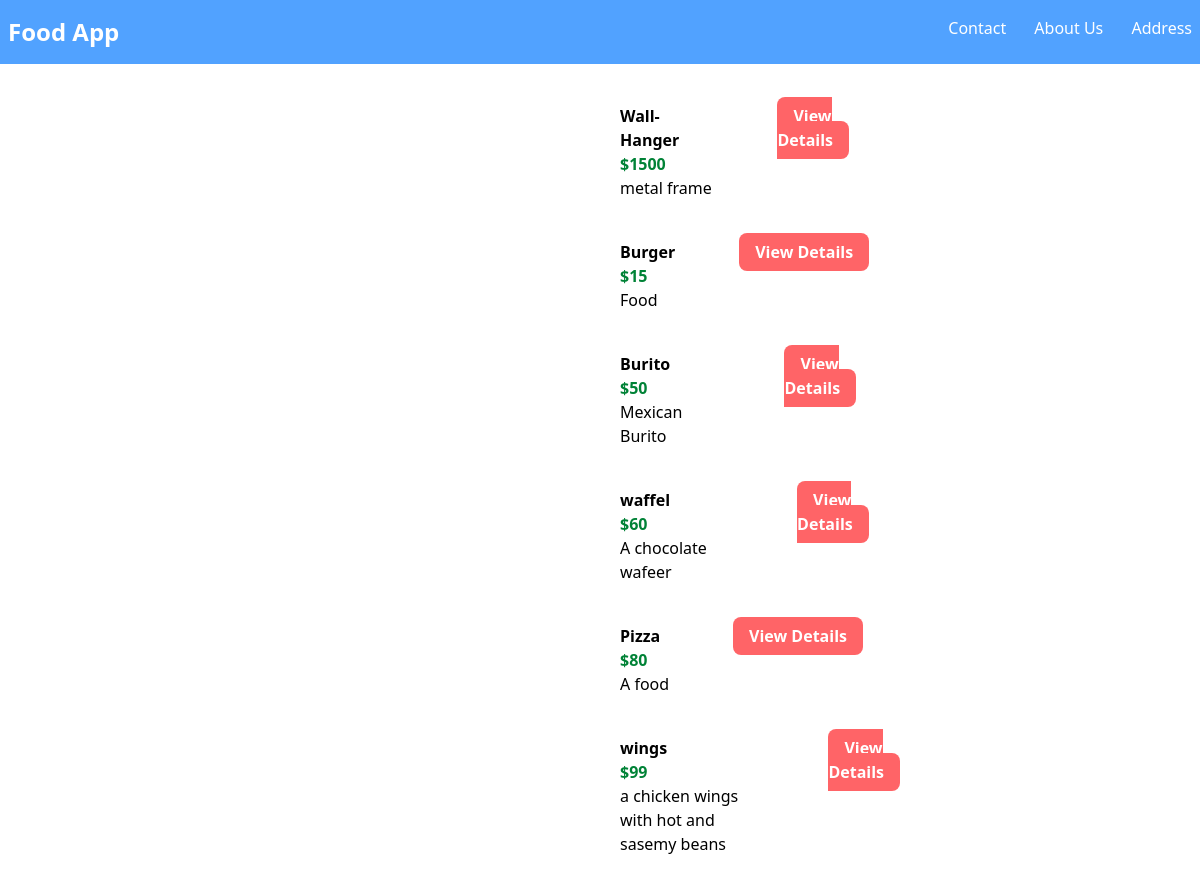
/myapp/, run on an earlier commit of the app's database.
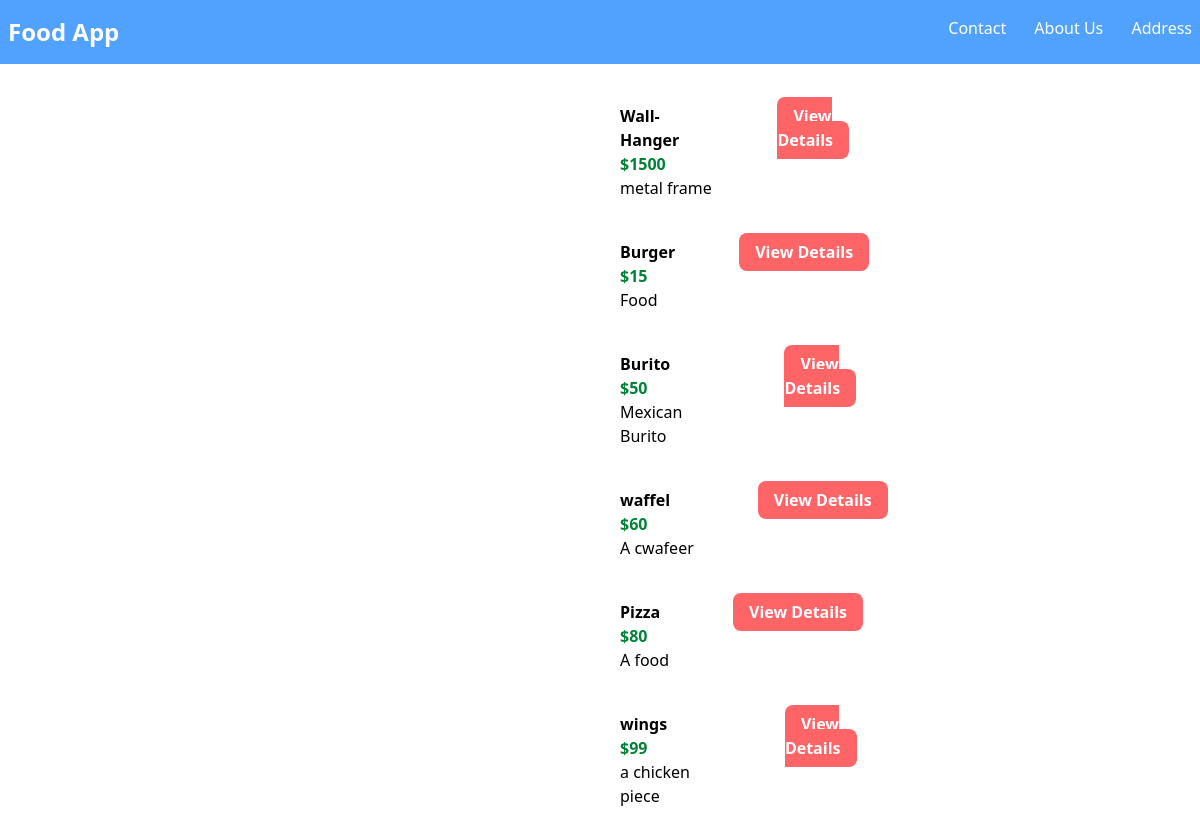
And on a later commit of the database.
### myapp/models.py (models this page shows, shortened)
class Item(models.Model):
    item_name = models.CharField(max_length=200)
    item_desc = models.CharField()
    item_price = models.IntegerField()
    item_disc = models.IntegerField()
    item_image = models.CharField(max_length=500,default='https://www.foodservicerewards.com/cdn/shop/t/262/assets/fsr-placeholder.png?v=45093109498714503231652397781')

### myapp/views.py (the view)
# urls.py: path('',views.index,name='index'),
def index(response):
    item_list = Item.objects.all()
    context ={
              'item_list': item_list
              }
    return render(response,"myapp/index.html",context)

### myapp/templates/myapp/index.html (shortened to what this page needs)
{% extends "myapp/base.html" %}
{% block body %}
<div class=" ">
  {% for item in item_list %}
  <div class='flex m-10 w-1/2 mx-auto'>
    <div>
    </div>
    <div class="mx-16">
      <div class="font-bold">{{item.item_name}}</div>
      <div class="text-green-700 font-bold">${{item.item_price}}</div>
      <div>{{item.item_desc}}</div>
    </div>
    <div >
        <a class="px-4 py-2 font-bold bg-red-400 text-white rounded-lg" href="{% url 'myapp:detail' item.id%}">View Details</a>
      </div>
  </div>
  {% endfor %}
</div>
{% endblock %}

What changed in the data, as far as the page shows it:
changed Item "waffel": item_desc "A chocolate wafeer" → "A cwafeer"
changed Item "wings": item_desc "a chicken wings with hot and sasemy beans" → "a chicken piece"
